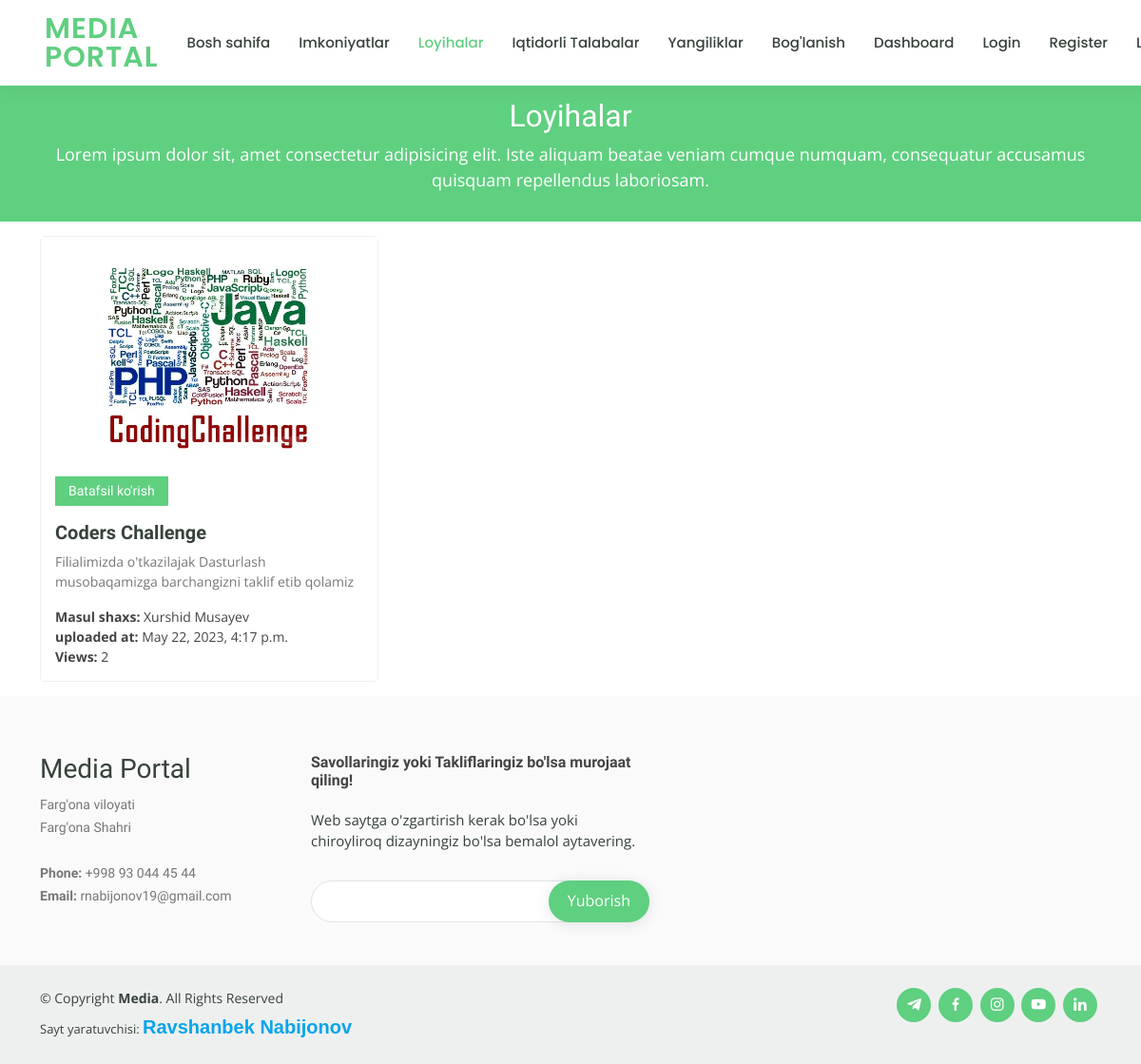
Screenshot of /projects/ (signed in) with the database file from the repository.
### main/models.py (models this page shows, shortened)
class Project(models.Model): #Tuiterlar ham buni qo'shaolsin
    class Meta:
        verbose_name = 'Loyiha'
        verbose_name_plural = 'Loyihalar'
    name = models.CharField(max_length=60, verbose_name='nomi')
    shortly_description = models.TextField(max_length=200, verbose_name='qisqacha izoh')
    image = models.ImageField(upload_to="chances/", verbose_name="rasm")
    responsible_person = models.CharField(max_length=60, verbose_name="Masul shaxs")
    description = RichTextUploadingField(verbose_name="Izoh")
    viewers = models.ManyToManyField(User, blank=True, verbose_name="Ko'ruvchilar")
    created_at = models.DateTimeField(auto_now_add=True)
    @admin.display(description="Ko'rishlar soni")
    def get_number_of_views(self):
        return self.viewers.count()

### main/views.py (the view)
# urls.py: path('projects/', projects_view, name="projects"),
@login_required(login_url='login')
def projects_view(request):
    projects = Project.objects.all()
    context = {
        'active_section': 'projects',
        'projects': get_nested_list_includes_triple_lists(projects),
    }
    return render(request, 'projects.html', context)

### main/utils.py (called while the page is built)
def get_nested_list_includes_triple_lists(data:list)->list:
    list_data = []
    triple_data = []
    steps = 0
    for single_data in data:
        steps += 1
        triple_data.append(single_data)
        if steps == 3:
            list_data.append(triple_data)
            steps = 0
            triple_data = []
    else:
        if triple_data != []:
            list_data.append(triple_data)
    return list_data

### templates/projects.html (shortened to what this page needs)
{% extends 'main/base.html' %}
{% load static %}
  {% block content %}
    <main id="main" data-aos="fade-in">
      <div class="breadcrumbs">
        <div class="container">
          <h2>Loyihalar</h2>
          <p style="font-size: 18px">Lorem ipsum dolor sit, amet consectetur adipisicing elit. Iste aliquam beatae veniam cumque numquam, consequatur accusamus quisquam repellendus laboriosam.  </p>
        </div>
      </div>
      {% for initial_list in projects %}
        <section id="courses" class="courses">
          <div class="container" data-aos="fade-up">
            <div class="row" data-aos="zoom-in" data-aos-delay="100">
              {% for project in initial_list %}
                <div class="col-lg-4 col-md-6 d-flex align-items-stretch">
                  <div class="course-item">
                    <img style="height: 237px;width: 800px" src="{{ project.image.url }}" class="img-fluid" alt="...">
                    <div class="course-content">
                      <a href="{% url 'project_detail' pk=project.id %}">
                        <div class="d-flex justify-content-between align-items-center mb-3">
                          <h4>Batafsil ko'rish</h4>
                        </div>
                      </a>
                      <h3><a href="#">{{ project.name }}</a></h3>
                      <p>{{ project.shortly_description }}</p>
                      <small><b> Masul shaxs:</b> {{project.responsible_person}}</small>
                      <br><small><b>uploaded at:</b> {{project.created_at}}</small>
                      <br><small><b>Views:</b> {{project.get_number_of_views}}</small>
                    </div>
                  </div>
                </div>
              {% endfor %}
            </div>
          </div>
        </section>
      {% endfor %}
    </main>
  {% endblock content %}

### static/assets/css/style.css (style rules this page uses)
a { color: #5fcf80; text-decoration: none; }
h1, h2, h3, h4, h5, h6 { font-family: "Raleway", sans-serif; }
section { padding: 15px 0; overflow: hidden; }
.breadcrumbs { margin-top: 73px; text-align: center; background: #5fcf80; padding: 30px 0; color: #fff; }
.breadcrumbs h2 { font-size: 32px; font-weight: 500; }
.breadcrumbs p { font-size: 14px; margin-bottom: 0; }
.courses .course-item { border-radius: 5px; border: 1px solid #eef0ef; }
.courses .course-content { padding: 15px; }
.courses .course-content h3 { font-weight: 700; font-size: 20px; }
.courses .course-content h3 a { color: #37423b; transition: 0.3s; }
.courses .course-content p { font-size: 14px; color: #777777; }
.courses .course-content h4 { font-size: 14px; background: #5fcf80; padding: 7px 14px; color: #fff; margin: 0; }

### rows the page displays
Project: image (picture), name "Coders Challenge", shortly_description "Filialimizda o'tkazilajak Dasturlash musobaqamizga barchangizni taklif etib qolamiz", responsible_person "Xurshid Musayev", created_at "May 22, 2023, 4:17 p.m.", get_number_of_views "2"
